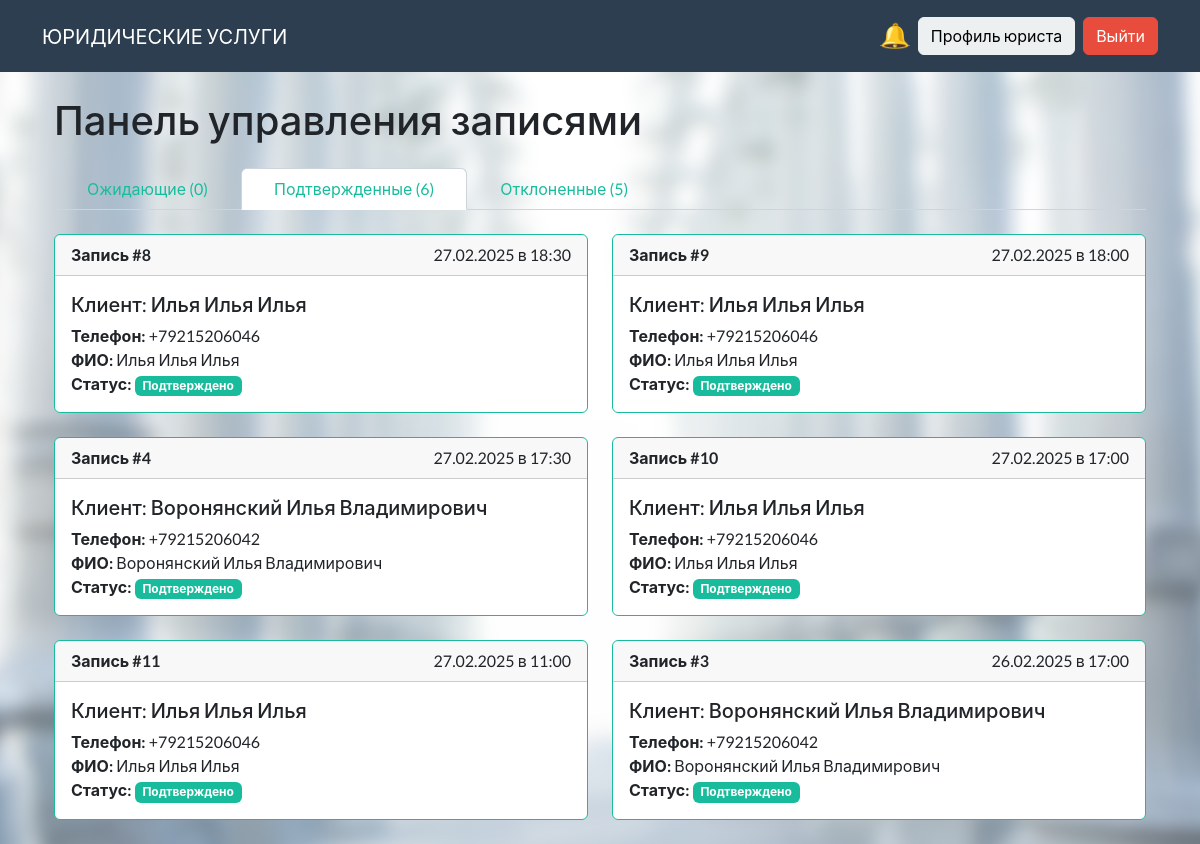
/appointments/lawyer_dashboard/?status=approved (signed in), run on the app's committed database.
### appointments/models.py (models this page shows, shortened)
class Appointment(models.Model):
    STATUS_CHOICES = [
        ('Pending', 'Ожидает подтверждения'),
        ('Approved', 'Подтверждено'),
        ('Rejected', 'Отклонено'),
    ]
    client = models.ForeignKey(
        settings.AUTH_USER_MODEL,
        on_delete=models.CASCADE,
        related_name='client_appointments',
        verbose_name="Клиент"
    )
    lawyer = models.ForeignKey(
        settings.AUTH_USER_MODEL,
        on_delete=models.CASCADE,
        related_name='lawyer_appointments',
        verbose_name="Юрист"
    )
    date = models.DateTimeField(
        "Дата и время",
        help_text="Дата и время записи"
    )
    status = models.CharField(
        "Статус",
        max_length=10,
        choices=STATUS_CHOICES,
        default='Pending'
    )
    created_at = models.DateTimeField(
        "Создано",
        auto_now_add=True
    )
    updated_at = models.DateTimeField(
        "Обновлено",
        auto_now=True
    )
    class Meta:
        verbose_name = "Запись"
        verbose_name_plural = "Записи"
        ordering = ['-date']
        constraints = [
            models.UniqueConstraint(
                fields=['lawyer', 'date'],
                name='unique_appointment'
            )
        ]
    def get_status_display(self):
        return dict(self.STATUS_CHOICES)[self.status]

### accounts/models.py (models this page shows, shortened)
class CustomUser(AbstractUser):
    username = None
    email = models.EmailField(
        "Email",
        unique=True,
        validators=[
            RegexValidator(
                regex=r'^[\w.%+-]+@[A-Za-z0-9.-]+\.[A-Za-z]{2,}$',
                message="Некорректный формат email"
            )
        ]
    )
    full_name = models.CharField("ФИО", max_length=150)
    phone = models.CharField(
        "Телефон",
        max_length=20,
        unique=True,
        validators=[
            RegexValidator(
                regex=r'^\+?7?\d{10}$',
                message="Телефон должен быть в формате +7XXXXXXXXXX"
            )
        ]
    )
    USERNAME_FIELD = 'email'
    REQUIRED_FIELDS = ['full_name', 'phone']
    objects = CustomUserManager()

### appointments/views.py (the view)
# urls.py: path('lawyer_dashboard/', views.lawyer_dashboard, name='lawyer_dashboard'),
@login_required
def lawyer_dashboard(request):
    print(f"User: {request.user.username}")  # Debugging
    print(f"Is staff: {request.user.is_staff}")  # Debugging
    print(f"Lawyer profile exists: {hasattr(request.user, 'lawyerprofile')}")  # Debugging
    if not request.user.is_staff:
        messages.error(request, "Доступ запрещен. Вы не являетесь юристом.")
        return redirect('home')
    status = request.GET.get('status', 'pending')
    status_map = {
        'pending': 'Pending',
        'approved': 'Approved',
        'rejected': 'Rejected'
    }
    appointments = Appointment.objects.select_related('client', 'client__lawyerprofile')
    pending_count = appointments.filter(status='Pending').count()
    approved_count = appointments.filter(status='Approved').count()
    rejected_count = appointments.filter(status='Rejected').count()
    current_status = status_map.get(status, 'pending')
    appointments = appointments.filter(status=current_status).order_by('-date')
    return render(request, 'appointments/lawyer_dashboard.html', {
        'appointments': appointments,
        'status': status,
        'pending_count': pending_count,
        'approved_count': approved_count,
        'rejected_count': rejected_count
    })

### context_processors.py (called while the page is built)
def lawyer_notifications(request):
    from appointments.models import Appointment  # avoid circular imports
    if request.user.is_authenticated and hasattr(request.user, 'lawyerprofile'):
        count = Appointment.objects.filter(lawyer=request.user, status="Pending").count()
        return {'pending_appointments_count': count}
    return {}

### templates/appointments/lawyer_dashboard.html (shortened to what this page needs)
{% extends 'base.html' %}
{% block content %}
<div class="container mt-4">
    <h2 class="mb-4">Панель управления записями</h2>
    <ul class="nav nav-tabs mb-4">
        <li class="nav-item">
            <a class="nav-link {% if status == 'pending' %}active{% endif %}"
               href="?status=pending">Ожидающие ({{ pending_count }})</a>
        </li>
        <li class="nav-item">
            <a class="nav-link {% if status == 'approved' %}active{% endif %}"
               href="?status=approved">Подтвержденные ({{ approved_count }})</a>
        </li>
        <li class="nav-item">
            <a class="nav-link {% if status == 'rejected' %}active{% endif %}"
               href="?status=rejected">Отклоненные ({{ rejected_count }})</a>
        </li>
    </ul>
    <div class="row">
        {% for appointment in appointments %}
        <div class="col-md-6 mb-4">
            <div class="card {% if appointment.status == 'Pending' %}border-warning{% elif appointment.status == 'Approved' %}border-success{% else %}border-danger{% endif %}">
                <div class="card-header">
                    <strong>Запись #{{ appointment.id }}</strong>
                    <span class="float-end">
                        {{ appointment.date|date:"d.m.Y" }} в {{ appointment.date|date:"H:i" }}
                    </span>
                </div>
                <div class="card-body">
                    <h5 class="card-title">Клиент: {{ appointment.client.full_name }}</h5>
                    <p class="card-text">
                        <strong>Телефон:</strong> {{ appointment.client.phone|default:"Не указан" }}<br>
                        <strong>ФИО:</strong> {{ appointment.client.full_name|default:"Не указано" }}<br>
                        <strong>Статус:</strong>
                        <span class="badge {% if appointment.status == 'Pending' %}bg-warning{% elif appointment.status == 'Approved' %}bg-success{% else %}bg-danger{% endif %}">
                            {{ appointment.get_status_display }}
                        </span>
                    </p>
                </div>
            </div>
        </div>
        {% empty %}
        <div class="col-12">
            <div class="alert alert-info">
                Нет записей в этой категории
            </div>
        </div>
        {% endfor %}
    </div>
</div>
{% endblock %}

### static/styles.css (style rules this page uses)
body { position: relative; z-index: 0; }
body::before { content: ""; position: fixed; top: 0; left: 0; right: 0; bottom: 0; background: url('lawyer_system/static/images/123.avif') no-repeat center center; background-size: cover; transform: scale(1.1); filter: blur(8px); z-index: -1; }

### data on the page
Appointment: id "8", date "27.02.2025", date "18:30", client.full_name "Илья Илья Илья", client.phone "+79215206046", status "Подтверждено"
Appointment: id "9", date "27.02.2025", date "18:00", client.full_name "Илья Илья Илья", client.phone "+79215206046", status "Подтверждено"
Appointment: id "4", date "27.02.2025", date "17:30", client.full_name "Воронянский Илья Владимирович", client.phone "+79215206042", status "Подтверждено"
Appointment: id "10", date "27.02.2025", date "17:00", client.full_name "Илья Илья Илья", client.phone "+79215206046", status "Подтверждено"
Appointment: id "11", date "27.02.2025", date "11:00", client.full_name "Илья Илья Илья", client.phone "+79215206046", status "Подтверждено"
Appointment: id "3", date "26.02.2025", date "17:00", client.full_name "Воронянский Илья Владимирович", client.phone "+79215206042", status "Подтверждено"

### other printed values
{{ pending_count }} "0"
{{ approved_count }} "6"
{{ rejected_count }} "5"
